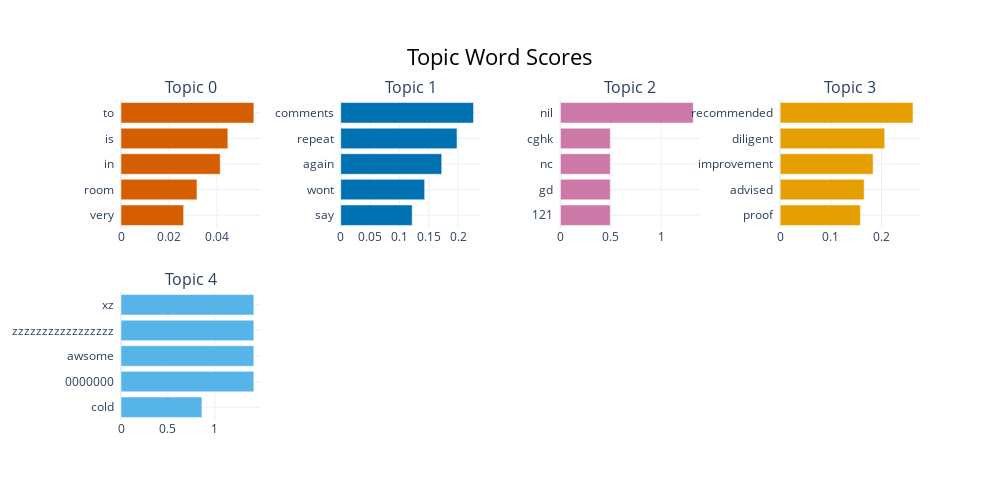

Notebook cell for this chart:
### Code cell
print("Singapore Negative BERT topics - MaximalMarginalRelevance: ")
display(sgNegMMR.get_topic_info().head())
print(len(sgNegMMR.get_topic_info()))
sgNegMMR.visualize_barchart()

### Figure 1 — Plotly figure (JSON) as saved in the notebook; plotly's stock layout.template omitted (floating-point values rounded to 4 significant figures)
{"data": [{"marker": {"color": "#D55E00"}, "orientation": "h", "type": "bar", "x": [0.02611, 0.03165, 0.04134, 0.04454, 0.05536], "xaxis": "x", "y": ["very  ", "room  ", "in  ", "is  ", "to  "], "yaxis": "y"}, {"marker": {"color": "#0072B2"}, "orientation": "h", "type": "bar", "x": [0.1216, 0.1429, 0.172, 0.198, 0.2262], "xaxis": "x2", "y": ["say  ", "wont  ", "again  ", "repeat  ", "comments  "], "yaxis": "y2"}, {"marker": {"color": "#CC79A7"}, "orientation": "h", "type": "bar", "x": [0.4951, 0.4951, 0.4951, 0.4951, 1.32], "xaxis": "x3", "y": ["121  ", "gd  ", "nc  ", "cghk  ", "nil  "], "yaxis": "y3"}, {"marker": {"color": "#E69F00"}, "orientation": "h", "type": "bar", "x": [0.1583, 0.1658, 0.1834, 0.2063, 0.2622], "xaxis": "x4", "y": ["proof  ", "advised  ", "improvement  ", "diligent  ", "recommended  "], "yaxis": "y4"}, {"marker": {"color": "#56B4E9"}, "orientation": "h", "type": "bar", "x": [0.8618, 1.415, 1.415, 1.415, 1.415], "xaxis": "x5", "y": ["cold  ", "0000000  ", "awsome  ", "zzzzzzzzzzzzzzzzz  ", "xz  "], "yaxis": "y5"}], "layout": {"annotations": [{"font": {"size": 16}, "showarrow": false, "text": "Topic 0", "x": 0.0875, "xanchor": "center", "xref": "paper", "y": 1, "yanchor": "bottom", "yref": "paper"}, {"font": {"size": 16}, "showarrow": false, "text": "Topic 1", "x": 0.3625, "xanchor": "center", "xref": "paper", "y": 1, "yanchor": "bottom", "yref": "paper"}, {"font": {"size": 16}, "showarrow": false, "text": "Topic 2", "x": 0.6375, "xanchor": "center", "xref": "paper", "y": 1, "yanchor": "bottom", "yref": "paper"}, {"font": {"size": 16}, "showarrow": false, "text": "Topic 3", "x": 0.9125, "xanchor": "center", "xref": "paper", "y": 1, "yanchor": "bottom", "yref": "paper"}, {"font": {"size": 16}, "showarrow": false, "text": "Topic 4", "x": 0.0875, "xanchor": "center", "xref": "paper", "y": 0.4, "yanchor": "bottom", "yref": "paper"}], "height": 500, "hoverlabel": {"bgcolor": "white", "font": {"family": "Rockwell", "size": 16}}, "showlegend": false, "title": {"font": {"color": "Black", "size": 22}, "text": "Topic Word Scores", "x": 0.5, "xanchor": "center", "yanchor": "top"}, "width": 1000, "xaxis": {"anchor": "y", "domain": [0, 0.175], "showgrid": true}, "xaxis2": {"anchor": "y2", "domain": [0.275, 0.45], "showgrid": true}, "xaxis3": {"anchor": "y3", "domain": [0.55, 0.725], "showgrid": true}, "xaxis4": {"anchor": "y4", "domain": [0.825, 1], "showgrid": true}, "xaxis5": {"anchor": "y5", "domain": [0, 0.175], "showgrid": true}, "xaxis6": {"anchor": "y6", "domain": [0.275, 0.45], "showgrid": true}, "xaxis7": {"anchor": "y7", "domain": [0.55, 0.725], "showgrid": true}, "xaxis8": {"anchor": "y8", "domain": [0.825, 1], "showgrid": true}, "yaxis": {"anchor": "x", "domain": [0.6, 1], "showgrid": true}, "yaxis2": {"anchor": "x2", "domain": [0.6, 1], "showgrid": true}, "yaxis3": {"anchor": "x3", "domain": [0.6, 1], "showgrid": true}, "yaxis4": {"anchor": "x4", "domain": [0.6, 1], "showgrid": true}, "yaxis5": {"anchor": "x5", "domain": [0, 0.4], "showgrid": true}, "yaxis6": {"anchor": "x6", "domain": [0, 0.4], "showgrid": true}, "yaxis7": {"anchor": "x7", "domain": [0, 0.4], "showgrid": true}, "yaxis8": {"anchor": "x8", "domain": [0, 0.4], "showgrid": true}}}
